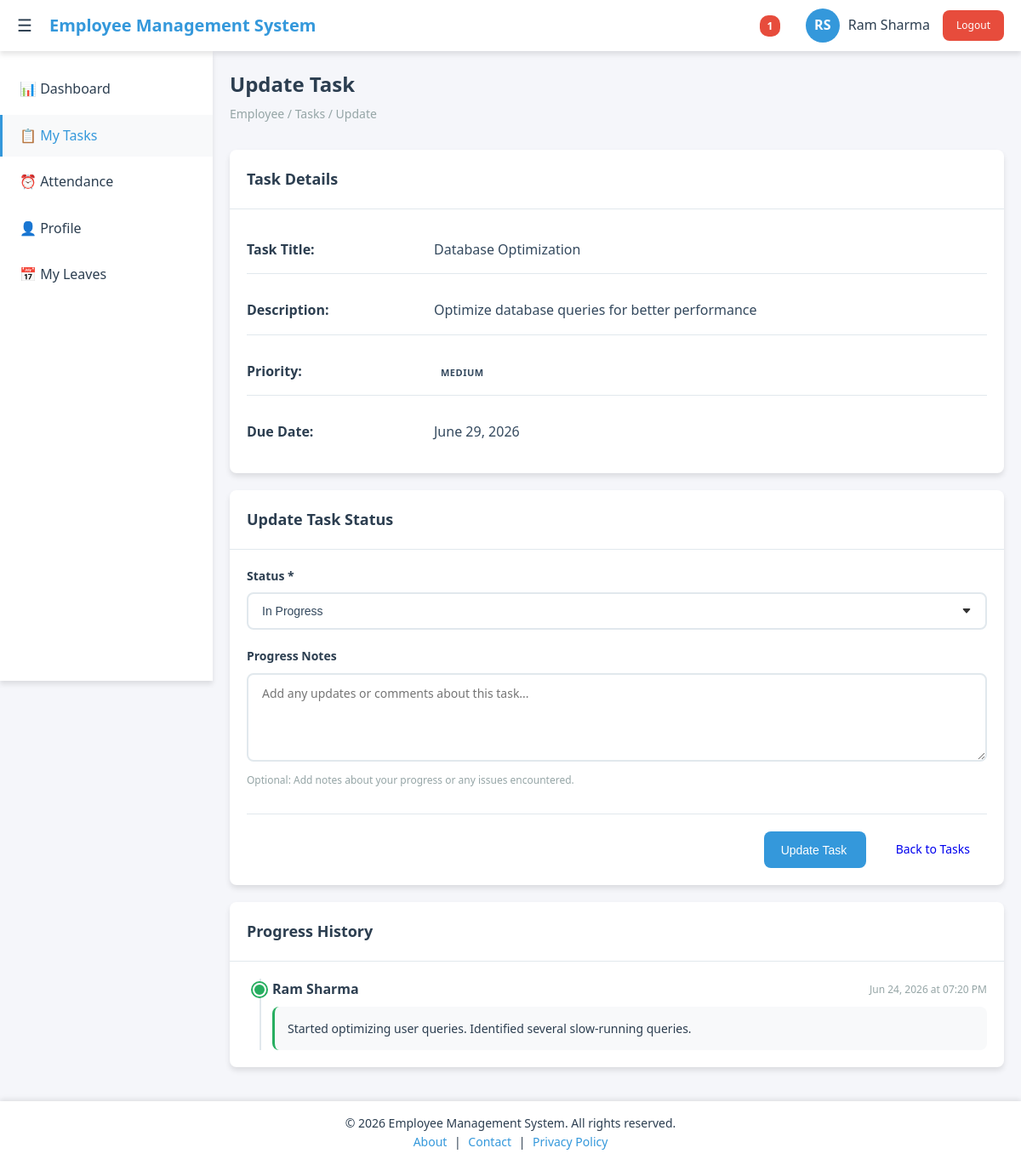
The page /employee/tasks/update.php?id=2 (signed in) on the database its author committed.
### tables this page shows
CREATE TABLE tasks (
    id INT PRIMARY KEY AUTO_INCREMENT,
    title VARCHAR(255) NOT NULL,
    description TEXT,
    assigned_to INT,
    assigned_by INT,
    department_id INT,
    priority ENUM('low', 'medium', 'high', 'urgent') DEFAULT 'medium',
    status ENUM('pending', 'in_progress', 'completed', 'cancelled') DEFAULT 'pending',
    due_date DATE,
    completed_date DATE,
    created_at TIMESTAMP DEFAULT CURRENT_TIMESTAMP,
    updated_at TIMESTAMP DEFAULT CURRENT_TIMESTAMP ON UPDATE CURRENT_TIMESTAMP,
    FOREIGN KEY (assigned_to) REFERENCES users(id),
    FOREIGN KEY (assigned_by) REFERENCES users(id),
    FOREIGN KEY (department_id) REFERENCES departments(id)
);

CREATE TABLE task_progress (
    id INT PRIMARY KEY AUTO_INCREMENT,
    task_id INT NOT NULL,
    user_id INT NOT NULL,
    notes TEXT,
    created_at TIMESTAMP DEFAULT CURRENT_TIMESTAMP,
    FOREIGN KEY (task_id) REFERENCES tasks(id) ON DELETE CASCADE,
    FOREIGN KEY (user_id) REFERENCES users(id) ON DELETE CASCADE
);

CREATE TABLE users (
    id INT PRIMARY KEY AUTO_INCREMENT,
    username VARCHAR(50) UNIQUE NOT NULL,
    email VARCHAR(100) UNIQUE NOT NULL,
    password VARCHAR(255) NOT NULL,
    first_name VARCHAR(50) NOT NULL,
    last_name VARCHAR(50) NOT NULL,
    role ENUM('admin', 'employee') DEFAULT 'employee',
    department_id INT,
    position VARCHAR(100),
    phone VARCHAR(20),
    hire_date DATE DEFAULT CURRENT_DATE,
    status ENUM('active', 'inactive') DEFAULT 'active',
    created_at TIMESTAMP DEFAULT CURRENT_TIMESTAMP,
    updated_at TIMESTAMP DEFAULT CURRENT_TIMESTAMP ON UPDATE CURRENT_TIMESTAMP
);

### config.php (called while the page is built, shortened)
<?php
$conn = new mysqli(DB_HOST, DB_USER, DB_PASS, DB_NAME);
$conn->set_charset("utf8mb4");
function sanitize($data) {
    global $conn;
    return mysqli_real_escape_string($conn, trim($data));
}
?>

### employee/tasks/update.php (the view, shortened to what this page needs)
<?php
include '../../config.php';
$user_id = $_SESSION['user_id'];
$task_id = sanitize($_GET['id']);
$sql = "SELECT * FROM tasks WHERE id = ? AND assigned_to = ?";
$stmt = $conn->prepare($sql);
$stmt->bind_param("ii", $task_id, $user_id);
$stmt->execute();
$result = $stmt->get_result();
$task = $result->fetch_assoc();
$progress_sql = "SELECT tp.*, u.first_name, u.last_name
                 FROM task_progress tp
                 JOIN users u ON tp.user_id = u.id
                 WHERE tp.task_id = ?
                 ORDER BY tp.created_at DESC";
$progress_stmt = $conn->prepare($progress_sql);
$progress_stmt->bind_param("i", $task_id);
$progress_stmt->execute();
$progress_result = $progress_stmt->get_result();
?>
<!DOCTYPE html>
<html lang="en">
<head>
    <link rel="stylesheet" href="../../assets/css/style.css">
    <link rel="stylesheet" href="../../assets/css/employee.css">
    <link rel="stylesheet" href="../../assets/css/forms.css">
</head>
<body>
    <?php include '../../includes/header.php'; ?>
    <?php include '../../includes/sidebar.php'; ?>
    <main class="main-content">
        <div class="page-header">
            <h1 class="page-title">Update Task</h1>
            <div class="breadcrumb">Employee / Tasks / Update</div>
        </div>
        <div class="card">
            <div class="card-header">
                <h2 class="card-title">Task Details</h2>
            </div>
            <div class="card-body">
                <div class="task-details">
                    <div class="detail-row">
                        <div class="detail-label">Task Title:</div>
                        <div class="detail-value"><?php echo htmlspecialchars($task['title']); ?></div>
                    </div>
                    <div class="detail-row">
                        <div class="detail-label">Description:</div>
                        <div class="detail-value"><?php echo nl2br(htmlspecialchars($task['description'])); ?></div>
                    </div>
                    <div class="detail-row">
                        <div class="detail-label">Priority:</div>
                        <div class="detail-value">
                            <span class="badge priority-<?php echo $task['priority']; ?>">
                                <?php echo ucfirst($task['priority']); ?>
                            </span>
                        </div>
                    </div>
                    <div class="detail-row">
                        <div class="detail-label">Due Date:</div>
                        <div class="detail-value">
                            <?php echo date('F d, Y', strtotime($task['due_date'])); ?>
                        </div>
                    </div>
                </div>
            </div>
        </div>
        <div class="card">
            <div class="card-header">
                <h2 class="card-title">Update Task Status</h2>
            </div>
            <div class="card-body">
                <form method="POST" action="">
                    <div class="form-group">
                        <label for="status" class="form-label">Status *</label>
                        <select id="status" name="status" class="form-control" required>
                            <option value="in_progress" <?php echo $task['status'] == 'in_progress' ? 'selected' : ''; ?>>In Progress</option>
                        </select>
                    </div>
                    <div class="form-group">
                        <label for="progress_notes" class="form-label">Progress Notes</label>
                        <textarea id="progress_notes" name="progress_notes" class="form-control"
                                  rows="4" placeholder="Add any updates or comments about this task..."></textarea>
                        <small class="form-text">Optional: Add notes about your progress or any issues encountered.</small>
                    </div>
                    <div class="form-actions">
                        <button type="submit" class="btn btn-primary">Update Task</button>
                        <a href="my_tasks.php" class="btn">Back to Tasks</a>
                    </div>
                </form>
            </div>
        </div>
        <?php if ($progress_result->num_rows > 0): ?>
            <div class="card">
                <div class="card-header">
                    <h2 class="card-title">Progress History</h2>
                </div>
                <div class="card-body">
                    <div class="progress-timeline">
                        <?php while ($progress = $progress_result->fetch_assoc()): ?>
                            <div class="progress-item">
                                <div class="progress-header">
                                    <strong><?php echo htmlspecialchars($progress['first_name'] . ' ' . $progress['last_name']); ?></strong>
                                    <span class="progress-date"><?php echo date('M d, Y \a\t h:i A', strtotime($progress['created_at'])); ?></span>
                                </div>
                                <div class="progress-content">
                                    <?php echo nl2br(htmlspecialchars($progress['notes'])); ?>
                                </div>
                            </div>
                        <?php endwhile; ?>
                    </div>
                </div>
            </div>
        <?php endif; ?>
    </main>
    <?php include '../../includes/footer.php'; ?>
</body>
</html>

### assets/css/style.css (style rules this page uses)
:root { --primary-color: #3498db; --primary-dark: #2980b9; --secondary-color: #2c3e50; --success-color: #27ae60; --warning-color: #f39c12; --danger-color: #e74c3c; --light-color: #ecf0f1; --dark-color: #34495e; --white: #ffffff; --gray: #95a5a6; --gray-light: #bdc3c7; --border-radius: 8px; --box-shadow: 0 4px 6px rgba(0, 0, 0, 0.1); --transition: all 0.3s ease; --sidebar-width: 250px; --header-height: 60px; }
* { margin: 0; padding: 0; box-sizing: border-box; }
body { font-family: 'Segoe UI', Tahoma, Geneva, Verdana, sans-serif; background-color: #f5f6fa; color: var(--secondary-color); line-height: 1.6; }
.main-content { margin-left: var(--sidebar-width); margin-top: var(--header-height); padding: 20px; transition: var(--transition); min-height: calc(100vh - var(--header-height)); }
.page-header { margin-bottom: 30px; }
.page-title { font-size: 24px; font-weight: 600; color: var(--secondary-color); margin-bottom: 5px; }
.breadcrumb { color: var(--gray); font-size: 14px; }
.card { background: var(--white); border-radius: var(--border-radius); box-shadow: var(--box-shadow); margin-bottom: 20px; transition: var(--transition); }
.card-header { padding: 20px; border-bottom: 1px solid #e1e8ed; display: flex; justify-content: between; align-items: center; }
.card-title { font-size: 18px; font-weight: 600; color: var(--secondary-color); }
.card-body { padding: 20px; }
.btn { display: inline-flex; align-items: center; gap: 8px; padding: 10px 20px; border: none; border-radius: var(--border-radius); font-size: 14px; font-weight: 500; cursor: pointer; transition: var(--transition); text-decoration: none; }
.btn-primary { background-color: var(--primary-color); color: var(--white); }
.form-group { margin-bottom: 20px; }
.form-label { display: block; margin-bottom: 8px; font-weight: 500; color: var(--secondary-color); }
.form-control { width: 100%; padding: 10px 12px; border: 2px solid #e1e8ed; border-radius: var(--border-radius); font-size: 14px; transition: var(--transition); }
body { padding-top: 0; }

### assets/css/employee.css (style rules this page uses)
.task-details { display: grid; gap: 15px; }
.detail-row { display: grid; grid-template-columns: 200px 1fr; gap: 20px; padding: 15px 0; border-bottom: 1px solid #e1e8ed; }
.detail-row:last-child { border-bottom: none; }
.detail-label { font-weight: 600; color: var(--secondary-color); }
.detail-value { color: var(--dark-color); }
.progress-timeline { position: relative; padding-left: 30px; }
.progress-timeline::before { content: ''; position: absolute; left: 15px; top: 0; bottom: 0; width: 2px; background: #e1e8ed; }
.progress-item { position: relative; margin-bottom: 25px; padding-bottom: 25px; border-bottom: 1px solid #e1e8ed; }
.progress-item:last-child { margin-bottom: 0; padding-bottom: 0; border-bottom: none; }
.progress-item::before { content: ''; position: absolute; left: -23px; top: 5px; width: 12px; height: 12px; border-radius: 50%; background: var(--success-color); border: 2px solid var(--white); box-shadow: 0 0 0 2px var(--success-color); }
.progress-header { display: flex; justify-content: space-between; align-items: center; margin-bottom: 8px; }
.progress-date { font-size: 12px; color: var(--gray); }
.progress-content { background: #f8f9fa; padding: 15px; border-radius: var(--border-radius); border-left: 3px solid var(--success-color); font-size: 14px; line-height: 1.5; }

### assets/css/forms.css (style rules this page uses)
.form-group { margin-bottom: 20px; }
.form-label { display: block; margin-bottom: 8px; font-weight: 600; color: var(--secondary-color); font-size: 14px; }
.form-control { width: 100%; padding: 12px 16px; border: 2px solid #e1e8ed; border-radius: var(--border-radius); font-size: 14px; transition: var(--transition); background-color: var(--white); color: var(--dark-color); }
.form-actions { display: flex; gap: 15px; justify-content: flex-end; margin-top: 30px; padding-top: 20px; border-top: 1px solid #e1e8ed; }
.form-actions .btn { min-width: 120px; }
select.form-control { appearance: none; background-repeat: no-repeat; background-position: right 16px center; padding-right: 40px; }
textarea.form-control { resize: vertical; min-height: 100px; font-family: inherit; }
.form-text { display: block; margin-top: 5px; font-size: 12px; color: var(--gray); }
.badge { padding: 4px 8px; border-radius: 12px; font-size: 11px; font-weight: 600; text-transform: uppercase; letter-spacing: 0.5px; }

### includes/footer.php (style rules this page uses)
body, html { min-height: 100%; display: flex; flex-direction: column; }
.main-content { flex: 1 0 auto; }

### rows shown on the page
tasks: title "Database Optimization", description "Optimize database queries for better performance", priority "MEDIUM", due_date "June 29, 2026", status "In Progress"
task_progress: user.last_name "Ram Sharma", created_at "Jun 24, 2026 at 07:20 PM", notes "Started optimizing user queries. Identified several slow-running queries."

### other values the page prints
$pending_count "1"
$_SESSION['first_name'] "Ram"
$_SESSION['last_name'] "Sharma"
